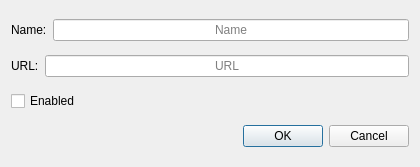
<?xml version="1.0" encoding="UTF-8"?>
<ui version="4.0">
 <class>AddFeedDialog</class>
 <widget class="QDialog" name="AddFeedDialog">
  <property name="geometry">
   <rect>
    <x>0</x>
    <y>0</y>
    <width>420</width>
    <height>167</height>
   </rect>
  </property>
  <property name="windowTitle">
   <string>Dialog</string>
  </property>
  <layout class="QVBoxLayout" name="verticalLayout">
   <item>
    <layout class="QHBoxLayout" name="horizontalLayout_2">
     <item>
      <widget class="QLabel" name="nameLabel">
       <property name="text">
        <string>Name:</string>
       </property>
      </widget>
     </item>
     <item>
      <widget class="QLineEdit" name="nameLineEdit">
       <property name="alignment">
        <set>Qt::AlignmentFlag::AlignCenter</set>
       </property>
       <property name="placeholderText">
        <string>Name</string>
       </property>
       <property name="clearButtonEnabled">
        <bool>true</bool>
       </property>
      </widget>
     </item>
    </layout>
   </item>
   <item>
    <layout class="QHBoxLayout" name="horizontalLayout">
     <item>
      <widget class="QLabel" name="urlLabel">
       <property name="text">
        <string>URL:</string>
       </property>
      </widget>
     </item>
     <item>
      <widget class="QLineEdit" name="urlLineEdit">
       <property name="alignment">
        <set>Qt::AlignmentFlag::AlignCenter</set>
       </property>
       <property name="placeholderText">
        <string>URL</string>
       </property>
       <property name="clearButtonEnabled">
        <bool>true</bool>
       </property>
      </widget>
     </item>
    </layout>
   </item>
   <item>
    <widget class="QCheckBox" name="enabledCheckBox">
     <property name="text">
      <string>Enabled</string>
     </property>
    </widget>
   </item>
   <item>
    <widget class="QDialogButtonBox" name="buttonBox">
     <property name="orientation">
      <enum>Qt::Orientation::Horizontal</enum>
     </property>
     <property name="standardButtons">
      <set>QDialogButtonBox::StandardButton::Cancel|QDialogButtonBox::StandardButton::Ok</set>
     </property>
    </widget>
   </item>
  </layout>
 </widget>
 <resources/>
 <connections>
  <connection>
   <sender>buttonBox</sender>
   <signal>accepted()</signal>
   <receiver>AddFeedDialog</receiver>
   <slot>accept()</slot>
   <hints>
    <hint type="sourcelabel">
     <x>248</x>
     <y>254</y>
    </hint>
    <hint type="destinationlabel">
     <x>157</x>
     <y>274</y>
    </hint>
   </hints>
  </connection>
  <connection>
   <sender>buttonBox</sender>
   <signal>rejected()</signal>
   <receiver>AddFeedDialog</receiver>
   <slot>reject()</slot>
   <hints>
    <hint type="sourcelabel">
     <x>316</x>
     <y>260</y>
    </hint>
    <hint type="destinationlabel">
     <x>286</x>
     <y>274</y>
    </hint>
   </hints>
  </connection>
 </connections>
</ui>
